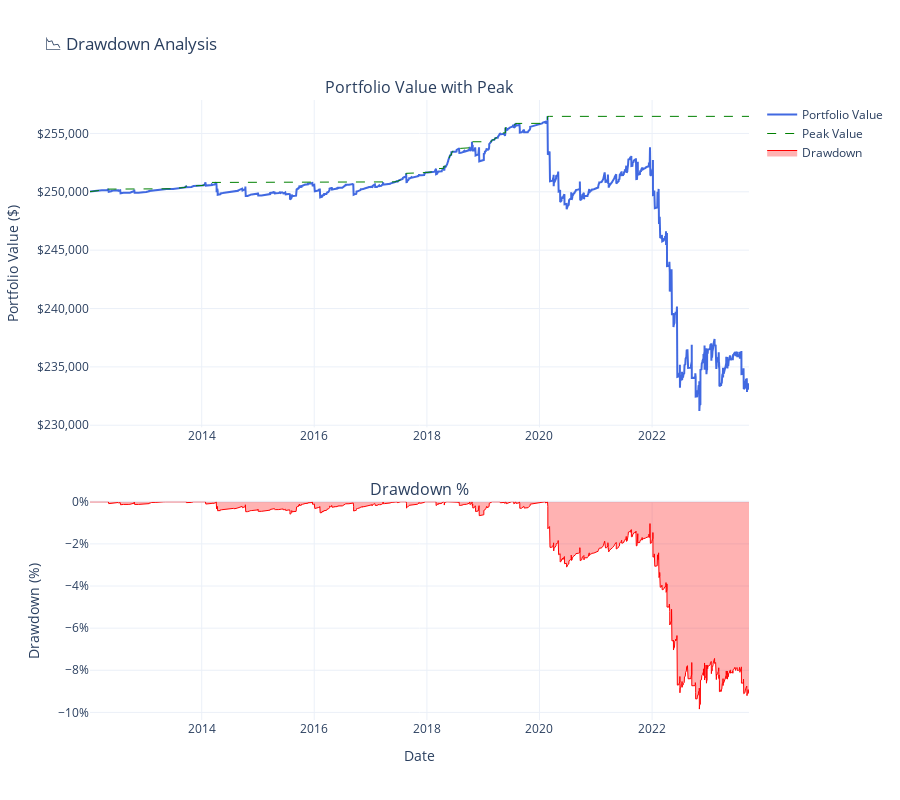

The notebook cell saved with this chart:
### Markdown cell above
## 📉 Drawdown Analysis

Understanding drawdowns is crucial for risk management. Let's visualize the underwater equity curve.

### Code cell
# Calculate drawdown
pnl_df['Peak'] = pnl_df['Portfolio_Value'].cummax()
pnl_df['Drawdown'] = (pnl_df['Portfolio_Value'] - pnl_df['Peak']) / pnl_df['Peak'] * 100

# Create drawdown chart
fig = make_subplots(
    rows=2, cols=1,
    subplot_titles=('Portfolio Value with Peak', 'Drawdown %'),
    vertical_spacing=0.12,
    row_heights=[0.6, 0.4]
)

# Portfolio value and peak
fig.add_trace(
    go.Scatter(
        x=pnl_df['Date'],
        y=pnl_df['Portfolio_Value'],
        mode='lines',
        name='Portfolio Value',
        line=dict(color='royalblue', width=2)
    ),
    row=1, col=1
)

fig.add_trace(
    go.Scatter(
        x=pnl_df['Date'],
        y=pnl_df['Peak'],
        mode='lines',
        name='Peak Value',
        line=dict(color='green', width=1, dash='dash')
    ),
    row=1, col=1
)

# Drawdown
fig.add_trace(
    go.Scatter(
        x=pnl_df['Date'],
        y=pnl_df['Drawdown'],
        mode='lines',
        name='Drawdown',
        fill='tozeroy',
        line=dict(color='red', width=1),
        fillcolor='rgba(255, 0, 0, 0.3)'
    ),
    row=2, col=1
)

fig.update_xaxes(title_text="Date", row=2, col=1)
fig.update_yaxes(title_text="Portfolio Value ($)", tickformat='$,.0f', row=1, col=1)
fig.update_yaxes(title_text="Drawdown (%)", ticksuffix='%', row=2, col=1)

fig.update_layout(
    title_text="📉 Drawdown Analysis",
    height=800,
    hovermode='x unified',
    template='plotly_white'
)

fig.show()

# Print drawdown statistics
max_dd = pnl_df['Drawdown'].min()
max_dd_date = pnl_df.loc[pnl_df['Drawdown'].idxmin(), 'Date']

print(f"\n📉 Drawdown Statistics:")
print(f"Maximum Drawdown: {max_dd:.2f}%")
print(f"Max Drawdown Date: {max_dd_date.strftime('%Y-%m-%d')}")
print(f"\nDrawdown Recovery: {stats['Drawdown Recovery']} days")

### Figure 1 — Plotly figure (JSON) as saved in the notebook; plotly's stock layout.template omitted (floating-point values rounded to 4 significant figures; data arrays with more than 128 entries replaced by an {"elided": "..."} marker saying what was removed)
{"data": [{"line": {"color": "royalblue", "width": 2}, "mode": "lines", "name": "Portfolio Value", "type": "scatter", "x": {"elided": "1615 str values"}, "xaxis": "x", "y": {"elided": "1615 int values"}, "yaxis": "y"}, {"line": {"color": "green", "dash": "dash", "width": 1}, "mode": "lines", "name": "Peak Value", "type": "scatter", "x": {"elided": "1615 str values"}, "xaxis": "x", "y": {"elided": "1615 int values"}, "yaxis": "y"}, {"fill": "tozeroy", "fillcolor": "rgba(255, 0, 0, 0.3)", "line": {"color": "red", "width": 1}, "mode": "lines", "name": "Drawdown", "type": "scatter", "x": {"elided": "1615 str values"}, "xaxis": "x2", "y": {"elided": "1615 float values"}, "yaxis": "y2"}], "layout": {"annotations": [{"font": {"size": 16}, "showarrow": false, "text": "Portfolio Value with Peak", "x": 0.5, "xanchor": "center", "xref": "paper", "y": 1, "yanchor": "bottom", "yref": "paper"}, {"font": {"size": 16}, "showarrow": false, "text": "Drawdown %", "x": 0.5, "xanchor": "center", "xref": "paper", "y": 0.352, "yanchor": "bottom", "yref": "paper"}], "height": 800, "hovermode": "x unified", "title": {"text": "📉 Drawdown Analysis"}, "xaxis": {"anchor": "y", "domain": [0, 1]}, "xaxis2": {"anchor": "y2", "domain": [0, 1], "title": {"text": "Date"}}, "yaxis": {"anchor": "x", "domain": [0.472, 1], "tickformat": "$,.0f", "title": {"text": "Portfolio Value ($)"}}, "yaxis2": {"anchor": "x2", "domain": [0, 0.352], "ticksuffix": "%", "title": {"text": "Drawdown (%)"}}}}
